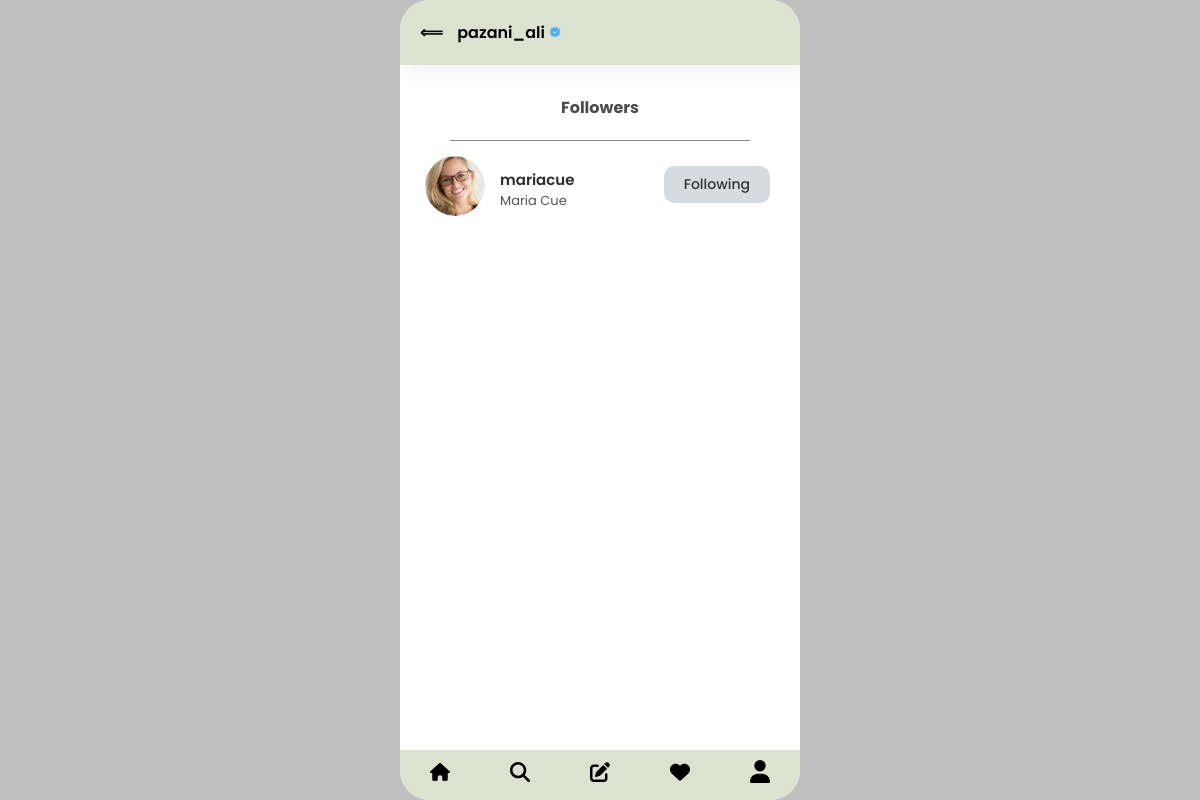
The page /viewfollowers/6 (signed in) on the database as committed earlier.
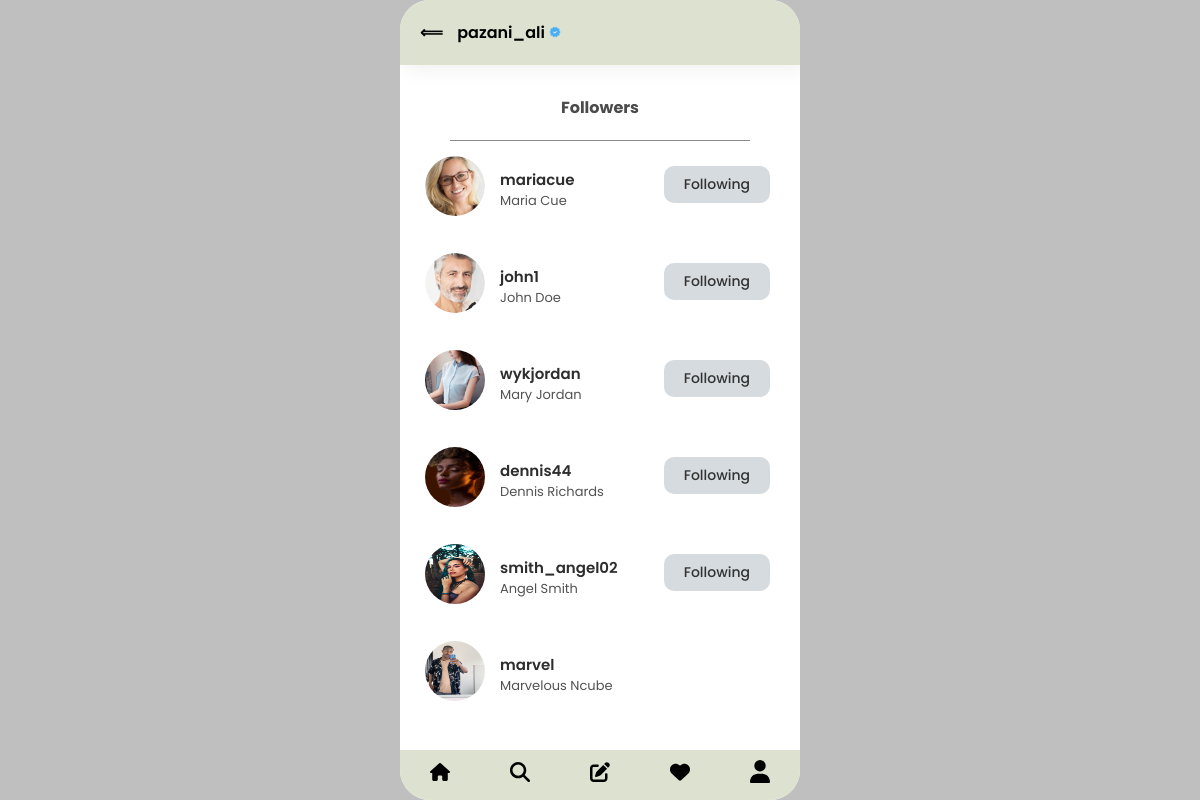
The same page on the database as committed later.
### core/models.py (models this page shows, shortened)
class FollowersManager(models.Model):
    follower = models.ForeignKey(Profile, related_name='following', on_delete=models.CASCADE)
    followed = models.ForeignKey(Profile, related_name='followers', on_delete=models.CASCADE)
    created_at = models.DateTimeField(auto_now_add=True)
    class Meta:
        unique_together = ('follower', 'followed')

class Profile(models.Model):
    user = models.OneToOneField(User, on_delete=models.CASCADE)
    bio = models.TextField(max_length=500, blank=True)
    profile_picture = models.ImageField(upload_to='profile_pictures/', default='default/default_image.png')
    location = models.CharField(max_length=100, blank=True)
    verified = models.BooleanField(default=False)

### core/views.py (the view)
# urls.py: path('viewfollowers/<int:user_id>', views.followers_view_page ,name='viewfollowers'),
@login_required(login_url='core:login')
def followers_view_page(request, user_id):
    user = User.objects.get(id=user_id)
    profile = Profile.objects.get(user=user)
    currentProf = Profile.objects.get(user=request.user)
    followers = FollowersManager.objects.filter(followed=profile)
    following = FollowersManager.objects.filter(follower=currentProf).values_list('followed', flat=True)
    context = {'user':profile, 'followers':followers, 'following':following}
    return render(request, 'core/followers.html', context)

### core/templates/core/followers.html (shortened to what this page needs)
{% extends "core/base.html" %}
{% load static %}
{% block content %}
    <nav id="followViewNav">
        <div id="arrowAndusername">
            <a onclick="goBack()" style="text-decoration: none;color: black;"  href="#"><span id="arrowLeft">&Longleftarrow;</span></a>
            <span id="navUsername">{{user.user.username}}</span>
            {% if user.verified %}
                <img src="{% static 'svg/verified.png' %}" width="12px">
            {% endif %}
        </div>
    </nav>
    <div id="followersHeader">
        <span>Followers</span>
    </div>
    <div id="container-underlinerFollowers">
        <div id="underlinerFollowers"></div>
    </div>
    <div id="followersFeedView">
        {% for profile in followers %}
            <div class="followers-Contaner">
                <div class="userProfImg">
                    <img src="{{profile.follower.profile_picture.url}}">
                </div>
                <div class="userProfInfo">
                    <span>{{profile.follower.user.username}}</span>
                    <span>{{profile.follower.user.first_name}} {{profile.follower.user.last_name}}</span>
                </div>
                <div class="follow-btns">
                {% if profile.follower.user != request.user %}
                    {% if profile.follower.id in following %}
                        <a href="#" class="Actualfollowingbtns follBtns" userId="{{profile.follower.user.id}}">Following</a>
                    {% else %}
                        <a href="#" class="Actualfollowbtns follBtns" userId="{{profile.follower.user.id}}">Follow</a>
                    {% endif %}
                {% endif %}
                </div>
            </div>
        {% endfor %}
    </div>
    {% include "core/Nav.html" %}
{% endblock content %}

Rows that differ between the two databases and show on the page:
added FollowersManager: follower.profile_picture (picture), follower.user.username "john1", follower.user.first_name "John", follower.user.last_name "Doe"
added FollowersManager: follower.profile_picture (picture), follower.user.username "wykjordan", follower.user.first_name "Mary", follower.user.last_name "Jordan"
added FollowersManager: follower.profile_picture (picture), follower.user.username "dennis44", follower.user.first_name "Dennis", follower.user.last_name "Richards"
added FollowersManager: follower.profile_picture (picture), follower.user.username "smith_angel02", follower.user.first_name "Angel", follower.user.last_name "Smith"
added FollowersManager: follower.profile_picture (picture), follower.user.username "marvel", follower.user.first_name "Marvelous", follower.user.last_name "Ncube"
